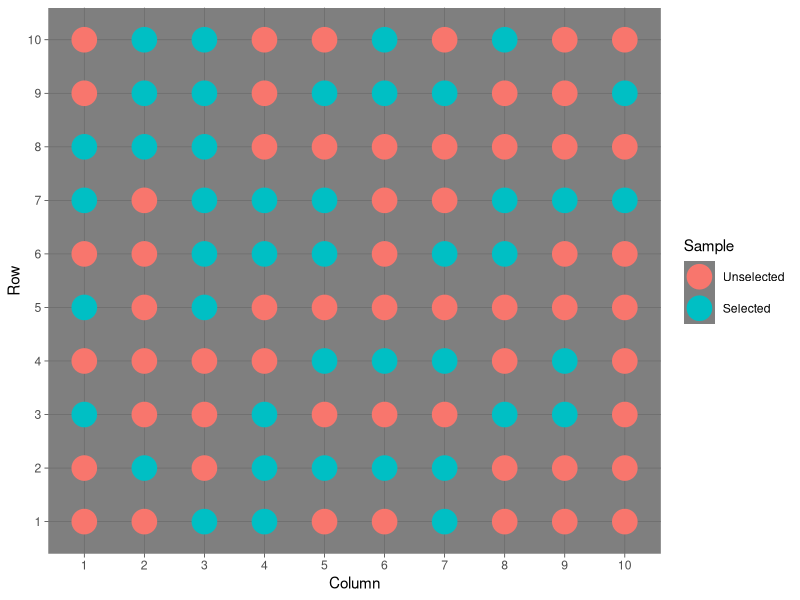

This chart was generated by the following R code:
library(ggplot2)

## Create 10 x 10 grid
df <- expand.grid(
  Column = factor(1:10),
  Row = factor(1:10)
)

## Draw sample
df$Sample <- factor(
  sample(x = 1:2, size = 100, replace = TRUE),
  labels = c("Unselected", "Selected")
)

## Plot sample
ggplot(data = df, mapping = aes(Column, Row, color = Sample)) + 
  geom_point(size = 8) + 
  theme_dark()
